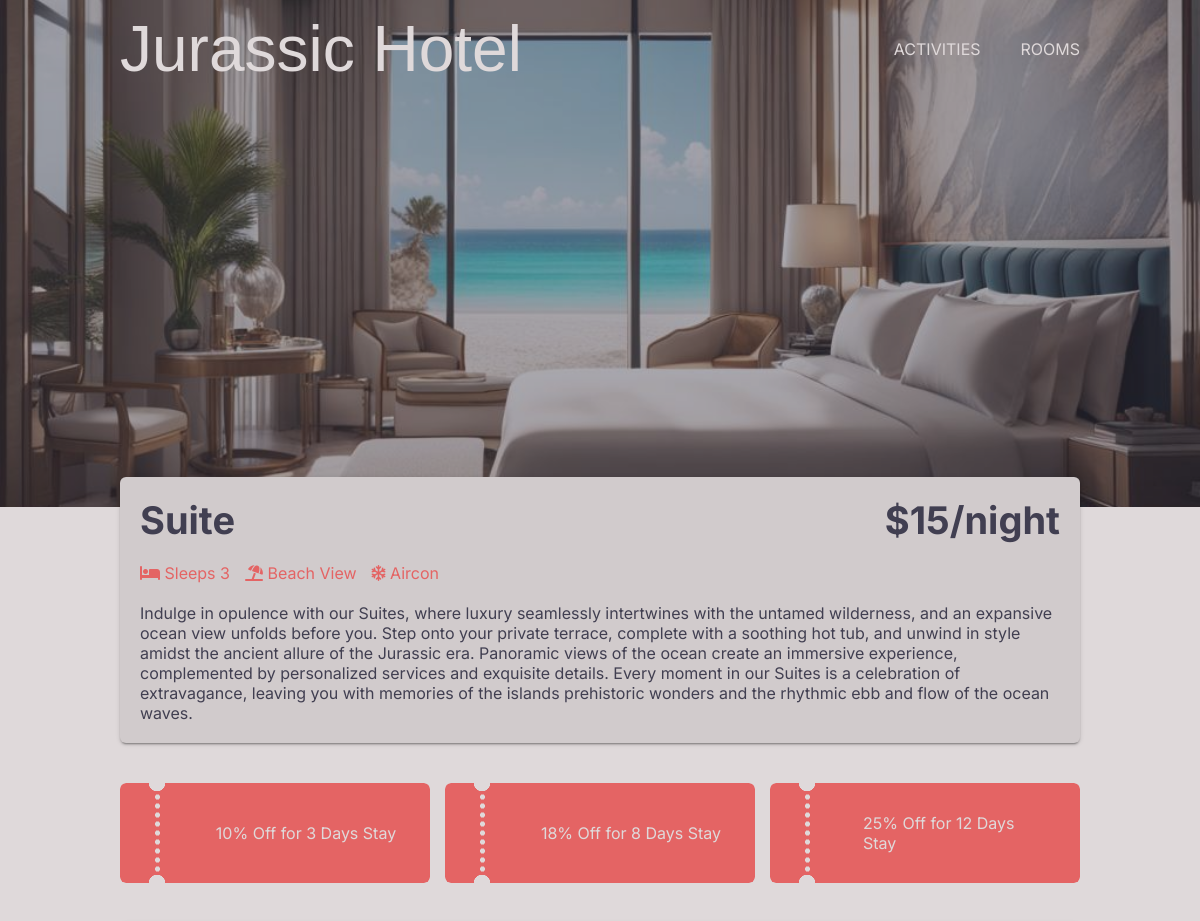
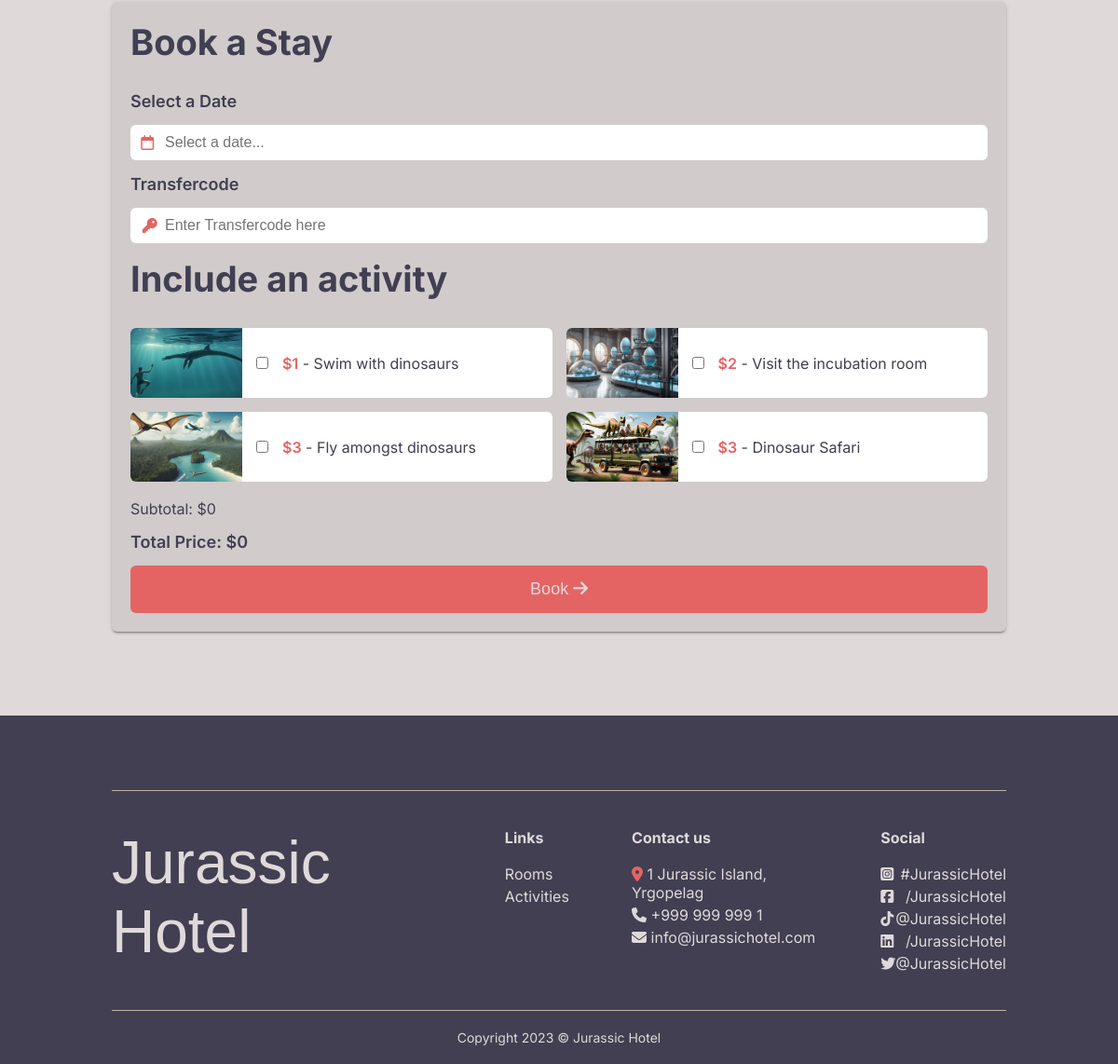
Page /room.php?room=3 on the committed database (2 pictures, top to bottom).
### tables this page shows
CREATE TABLE rooms (id integer primary key AUTOINCREMENT, category varchar, price_per_night float, image1 varchar, image2 varchar, sleeps integer, view varchar, aircon BOOLEAN, description varchar);

CREATE TABLE discounts (
    id INTEGER PRIMARY KEY AUTOINCREMENT,
    room_id INTEGER,
    discount_percentage FLOAT,
    description VARCHAR,
    days_required INTEGER,
    FOREIGN KEY (room_id) REFERENCES rooms(id)
);

CREATE TABLE features (id integer primary key AUTOINCREMENT, name varchar, price float, image varchar, description varchar);

### hotelFunctions.php (called while the page is built, shortened)
<?php
function connect(string $dbName): object
{
    $dbPath = __DIR__ . '/' . $dbName;
    $db = "sqlite:$dbPath";
    try {
        $db = new PDO($db);
        $db->setAttribute(PDO::ATTR_ERRMODE, PDO::ERRMODE_EXCEPTION);
        $db->setAttribute(PDO::ATTR_DEFAULT_FETCH_MODE, PDO::FETCH_ASSOC);
    } catch (PDOException $e) {
        echo "Failed to connect to the database";
        throw $e;
    }
    return $db;
}
function getOneRoom(int $roomId): array
{
    $dbName = "hotel.db";
    $db = connect($dbName);
    $query = $db->prepare('SELECT * FROM rooms WHERE id = :roomId');
    $query->bindParam(':roomId', $roomId, PDO::PARAM_INT);
    $query->execute();
    $room = $query->fetch(PDO::FETCH_ASSOC);
    return $room;
}
function getAllFeatures(): array
{
    $dbName = "hotel.db";
    $db = connect($dbName);
    $query = $db->prepare('SELECT * FROM features');
    $query->execute();
    $features = $query->fetchAll(PDO::FETCH_ASSOC);
    return $features;
}
function getDiscounts(int $roomId): array
{
    $dbName = "hotel.db";
    $db = connect($dbName);
    $query = "SELECT * FROM discounts WHERE room_id=:roomId";
    $stmt = $db->prepare($query);
    $stmt->bindParam(':roomId', $roomId, PDO::PARAM_INT);
    $stmt->execute();
    $discounts = $stmt->fetchAll(PDO::FETCH_ASSOC);
    return $discounts;
}

### room.php (the view, shortened to what this page needs)
<?php
require __DIR__ . "/hotelFunctions.php";
require __DIR__ . "/header.php";
if (isset($_GET["room"])) {
    $room = getOneRoom($_GET["room"]);
}
$discounts = getDiscounts((int) $room["id"]);
$features = getAllFeatures();
?>
<div class="header-image" style="background-image: url('<?= $room["image1"] ?>');">
    <div class="before"></div>
</div>
<div class="light-background">
    <div class="room-info-container">
        <div class="room-info">
            <div class="room-info-head">
                <div class="room-name"><?= $room["category"] ?></div>
                <div class="room-cost">$<?= $room["price_per_night"] ?>/night</div>
            </div>
            <div class="room-features">
                <div class="beds"><i class="fa-solid fa-bed"></i> Sleeps <?= $room["sleeps"] ?></div>
                <div class="view">
                    <?php if ($room["view"] == "Jungle") : ?>
                        <i class="fa-solid fa-tree"></i> Jungle View
                    <?php else : ?>
                        <i class="fa-solid fa-umbrella-beach"></i> Beach View
                    <?php endif; ?>
                </div>
                <div class="aircon">
                    <?php if ($room["aircon"]) : ?>
                        <i class="fa-regular fa-snowflake"></i> Aircon
                    <?php else : ?>
                        <i class="fa-regular fa-snowflake"></i> No Aircon
                    <?php endif; ?>
                </div>
            </div>
            <div class="room-description"><?= $room["description"] ?></div>
        </div>
    </div>
</div>
<div class="container room-page-container">
    <?php if (!empty($discounts)) : ?>
        <div class="discounts discount-container">
            <?php foreach ($discounts as $discount) : ?>
                <div class="discount ">
                    <div class="discount-description" data-percentage="<?= $discount["discount_percentage"] ?>" data-days="<?= $discount["days_required"] ?>"><?= $discount["description"] ?></div>
                </div>
            <?php endforeach; ?>
        </div>
    <?php endif; ?>
    <?php if (isset($_SESSION["response"]) && (is_array($_SESSION["response"]) && count($_SESSION["response"]) !== 0)) : ?>
        <?php $jsonString = json_encode($_SESSION["response"], JSON_UNESCAPED_SLASHES | JSON_PRETTY_PRINT); ?>
        <div class="booking-success" id="booking-success">
            <div class="booking-success-text">
                <div class="booking-success-title">Your Booking is confirmed!</div>
                <div class="booking-success-subtitle">Booking ref: <span class="coral-text"><?= $_SESSION["response"][0]["booking_id"] ?> </span></div>
                <div class="dino-info"><img src="images/dino-icon.png" alt="" class="dino-icon">
                    <div class="dino-text">Before your trip, read some more about this cool random dino: <a href="<?= $_SESSION["response"][0]["additional_info"][0]["dinoURL"] ?>"><?= $_SESSION["response"][0]["additional_info"][0]["dino"] ?></a>.</div>
                </div>
                <div class="booking-success-information">Please see your specific JSON below, use the smart clipboard button to copy it!</div>
            </div>
            <pre><code id="codeElement"> <?= $jsonString ?> </code><button id="copyButton"><i class="fa-regular fa-copy"></i></button><div class="code-before"></div><div class="copy-message">Copied to Clipboard!</div></pre>
            <a class="booking-success-button-a" href="room.php?room=<?= $room["id"] ?>">
                <div class="booking-success-button">Book another stay <i class="fa-solid fa-arrow-right"></i></div>
            </a>
        </div>
        <?php unset($_SESSION["response"]); ?>
    <?php else : ?>
        <div class="form-div" id="form-div">
            <div class="form-title">Book a Stay</div>
            <form action="hotelFunctions.php" method="POST" class="booking-form">
                <label for="datefilter">Select a Date</label>
                <div class="input-wrapper">
                    <div class="icon-container"><i class="fa-regular fa-calendar"></i></div>
                    <input type="text" placeholder="Select a date..." name="datefilter" id="datefilter" required>
                </div>
                <label for="transfercode">Transfercode</label>
                <div class="input-wrapper">
                    <div class="icon-container"><i class="fa-solid fa-key"></i></div>
                    <input type="text" name="transfercode" id="transfercode" placeholder="Enter Transfercode here" required>
                </div>
                <div class="activities-title">Include an activity</div>
                <div class="activities-card-container">
                    <?php foreach ($features as $feature) : ?>
                        <div class="room-activities-card">
                            <img src="<?= $feature["image"] ?>" alt="">
                            <input data-price="<?= $feature["price"] ?>" class="feature-<?= $feature["id"] ?>" type="checkbox" name="selected_features[]" value="<?= $feature["id"] ?>">
                            <div class="feature-description"><span class="coral-text">$<?= $feature["price"] ?></span> - <?= $feature["name"] ?></div>
                        </div>
                    <?php endforeach; ?>
                </div>
                <div class="subtotal">Subtotal: $0</div>
                <div class="total">Total Price: $0</div>
                <button type="submit">Book <i class="fa-solid fa-arrow-right"></i></button>
            </form>
        </div>
    <?php endif; ?>
</div>
<?php require __DIR__ . "/dark-footer.php"; ?>
</body>
</html>

### style.css (style rules this page uses)
:root { --pearl: #dfd9da; --ocean: #3d4f61; --sand: #c4b2a7; --coconut: #5f5052; --gun-powder: #413f51; --coral: #e46464; --line_color: #e46464; --coral-hover: #e15353; --swiper-theme-color: #e46464; --swiper-navigation-color: #e46464; }
* { box-sizing: border-box; margin: 0; padding: 0; }
body { padding: 0px; margin: 0px; font-family: 'Inter', sans-serif; background: var(--pearl); }
.light-background { background-color: var(--pearl); color: var(--gun-powder); }
.coral-text { color: var(--coral); font-weight: 600; }
.input-wrapper { position: relative; }
input[type='text'], input[type='email'] { padding: 10px 37px; width: 100%; }
.header-image { height: 65vh; background-size: cover; background-position: 50% 70%; position: relative; margin-top: -111px; transition: background-image 1s linear; }
.container { margin: 0 auto; width: 80%; }
.room-info-container { width: 80%; margin: 0 auto; padding-bottom: 40px; }
.room-info { margin-top: -30px; padding: 20px; position: relative; z-index: 2; background: #d1cbcc; border-radius: 6px; box-shadow: 0 2px 2px 0 rgba(0, 0, 0, 0.14), 0 3px 1px -2px rgba(0, 0, 0, 0.2), 0 1px 5px 0 rgba(0, 0, 0, 0.12); }
.room-info-head { display: flex; justify-content: space-between; font-weight: 700; font-size: 38px; padding-bottom: 20px; }
.discount-container { padding-bottom: 40px; }
.discounts { display: flex; justify-content: space-around; gap: 15px; }
.discount { display: flex; justify-content: center; align-items: center; -webkit-mask-image: radial-gradient( circle at 37px 8px, transparent 8px, red 8.5px ), radial-gradient(closest-side circle at 50%, red 99%, transparent 100%); -webkit-mask-size: 100%, 5px 9px; -webkit-mask-repeat: repeat, repeat-y; -webkit-mask-position: 0 -8px, 34.5px; -webkit-mask-composite: source-out; mask-image: radial-gradient(circle at 37px 8px, transparent 8px, red 8.5px), radial-gradient(closest-side circle at 50%, red 99%, transparent 100%); mask-size: 100%, 5px 9px; mask-repeat: repeat, repeat-y; mask-position: 0 -8px, 34.5px; mask-composite: source-out; mask-composite: subtract; height: 100px; background: var(--coral); color: var(--pearl); border-radius: 6px; width: 100%; }
.discount-description { margin-left: 30%; padding-right: 10%; }
.subtotal { margin: 4px 0px; }
.before { background-color: var(--gun-powder); position: absolute; z-index: 1; width: 100%; height: 100%; display: block; left: 0; top: 0; content: ''; opacity: 0.45; }
.icon-container { position: absolute; top: 50%; transform: translate(80%, -52%); color: var(--coral); }
.form-div { padding: 20px; background: #d1cbcc; border-radius: 6px; box-shadow: 0 2px 2px 0 rgba(0, 0, 0, 0.14), 0 3px 1px -2px rgba(0, 0, 0, 0.2), 0 1px 5px 0 rgba(0, 0, 0, 0.12); }
.form-div button { width: 100%; border: none; background: var(--coral); color: var(--pearl); border-radius: 6px; padding: 15px; font-size: 18px; }
.form-title { font-weight: 700; font-size: 38px; margin-bottom: 30px; }
.form-div label, .activities-title { font-size: 18px; font-weight: 600; }
.total { margin: 15px 0px; font-size: 18px; font-weight: 600; }
.form-div input[type='text'] { margin: 15px 0px; font-size: 16px; border: none; border-radius: 6px; }
.room-page-container { color: var(--gun-powder); padding: 0px 0px 90px 0px; }
.room-features { color: var(--coral); display: flex; gap: 15px; justify-content: flex-start; padding-bottom: 20px; }
.activities-card-container { display: flex; flex-wrap: wrap; width: 100%; padding: 15px 0px; row-gap: 15px; }
.room-activities-card { width: calc(50% - 7.5px); display: flex; justify-content: left; gap: 15px; align-items: center; border-radius: 6px; height: 75px; background: white; }
.room-activities-card:nth-child(odd) { margin-right: 7.5px; }
.room-activities-card:nth-child(even) { margin-left: 7.5px; }
.room-activities-card img { border-radius: 6px 0px 0px 6px; width: 120px; height: 100%; object-fit: cover; object-position: center; }
.room-activities-card input { cursor: pointer; }
.activities-title { font-weight: 700; font-size: 38px; margin-bottom: 15px; color: var(--gun-powder); }

### rows in the picture
rooms: image1 (picture), category "Suite", price_per_night "15", sleeps "3", description "Indulge in opulence with our Suites, where luxury seamlessly intertwines with the untamed wilderness, and an expansive ocean view unfolds before you. Step onto your private terrace, complete with a soothing hot tub, and unwind in style amidst the ancient allure of the Jurassic era. Panoramic views of the ocean create an immersive experience, complemented by personalized services and exquisite details. Every moment in our Suites is a celebration of extravagance, leaving you with memories of the islands prehistoric wonders and the rhythmic ebb and flow of the ocean waves."
discounts: description "10% Off for 3 Days Stay"
discounts: description "18% Off for 8 Days Stay"
discounts: description "25% Off for 12 Days Stay"
features: image (picture), price "1", name "Swim with dinosaurs"
features: image (picture), price "2", name "Visit the incubation room"
features: image (picture), price "3", name "Fly amongst dinosaurs"
features: image (picture), price "3", name "Dinosaur Safari"
